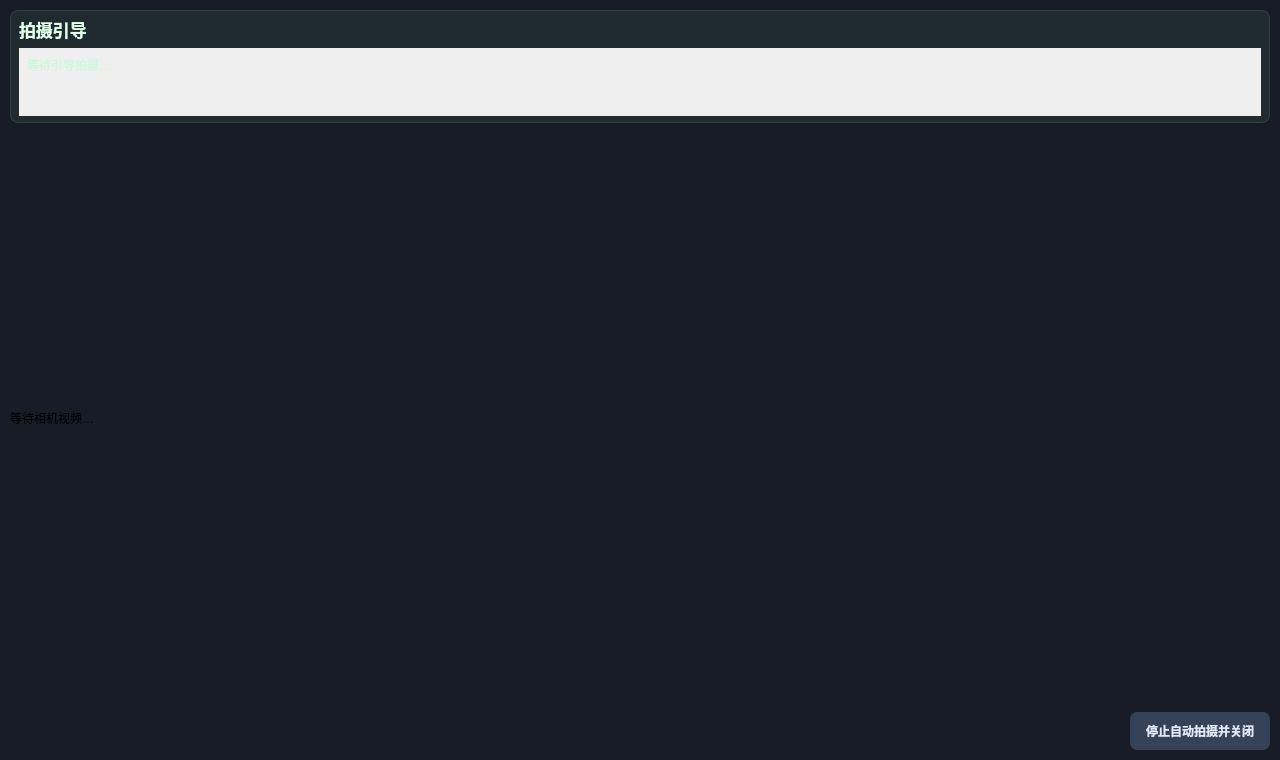
<?xml version="1.0" encoding="UTF-8"?>
<ui version="4.0">
 <class>GuidedCaptureDialog</class>
 <widget class="QDialog" name="GuidedCaptureDialog">
  <property name="geometry"><rect><x>0</x><y>0</y><width>1280</width><height>760</height></rect></property>
  <property name="minimumSize"><size><width>800</width><height>560</height></size></property>
  <property name="windowTitle"><string>自动标定 · 引导拍摄</string></property>
  <property name="styleSheet">
   <string notr="true">QDialog{background:#171c26;color:#e8edf7;}
danmucamera--ImageLabel#guide_live_view{background:#0e131b;border:1px solid #2c3545;border-radius:8px;color:#8c98ad;}
QFrame#guide_top_panel{background:#202b30;border:1px solid #34443d;border-radius:8px;}
QLabel#guide_status_label{color:#c8f9d8;background:transparent;padding:5px;}
QPushButton#stop_guide_button{min-height:38px;padding:0 16px;background:#354258;color:#e0e9f7;border:0;border-radius:7px;font-weight:600;}
QPushButton#stop_guide_button:hover{background:#44536e;}</string>
  </property>
  <property name="modal"><bool>false</bool></property>
  <layout class="QVBoxLayout" name="guide_root_layout">
   <property name="spacing"><number>10</number></property>
   <property name="leftMargin"><number>10</number></property>
   <property name="topMargin"><number>10</number></property>
   <property name="rightMargin"><number>10</number></property>
   <property name="bottomMargin"><number>10</number></property>
   <item>
    <widget class="QFrame" name="guide_top_panel">
     <property name="minimumSize"><size><width>0</width><height>105</height></size></property>
     <property name="maximumSize"><size><width>16777215</width><height>160</height></size></property>
     <layout class="QVBoxLayout" name="guide_top_layout">
      <property name="leftMargin"><number>8</number></property>
      <property name="topMargin"><number>6</number></property>
      <property name="rightMargin"><number>8</number></property>
      <property name="bottomMargin"><number>6</number></property>
      <item><widget class="QLabel" name="guide_panel_title"><property name="text"><string>拍摄引导</string></property><property name="styleSheet"><string notr="true">font-size:17px;font-weight:700;color:#e1ffea;</string></property></widget></item>
      <item>
       <widget class="QScrollArea" name="guide_status_scroll">
        <property name="widgetResizable"><bool>true</bool></property>
        <property name="frameShape"><enum>QFrame::NoFrame</enum></property>
        <widget class="QWidget" name="guide_status_container">
         <layout class="QVBoxLayout" name="guide_status_layout">
          <property name="leftMargin"><number>0</number></property>
          <property name="topMargin"><number>0</number></property>
          <property name="rightMargin"><number>0</number></property>
          <property name="bottomMargin"><number>0</number></property>
          <item><widget class="QLabel" name="guide_status_label"><property name="text"><string>等待引导拍摄…</string></property><property name="wordWrap"><bool>true</bool></property><property name="alignment"><set>Qt::AlignTop|Qt::AlignLeft</set></property></widget></item>
         </layout>
        </widget>
       </widget>
      </item>
     </layout>
    </widget>
   </item>
   <item>
    <widget class="danmucamera::ImageLabel" name="guide_live_view">
     <property name="sizePolicy"><sizepolicy hsizetype="Expanding" vsizetype="Expanding"><horstretch>1</horstretch><verstretch>1</verstretch></sizepolicy></property>
     <property name="minimumSize"><size><width>760</width><height>360</height></size></property>
     <property name="text"><string>等待相机视频…</string></property>
    </widget>
   </item>
   <item>
    <layout class="QHBoxLayout" name="guide_button_layout">
     <item><spacer name="guide_button_spacer"><property name="orientation"><enum>Qt::Horizontal</enum></property><property name="sizeHint" stdset="0"><size><width>40</width><height>20</height></size></property></spacer></item>
     <item><widget class="QPushButton" name="stop_guide_button"><property name="text"><string>停止自动拍摄并关闭</string></property></widget></item>
    </layout>
   </item>
  </layout>
 </widget>
 <customwidgets><customwidget><class>danmucamera::ImageLabel</class><extends>QLabel</extends><header>image_label.hpp</header></customwidget></customwidgets>
 <resources/>
 <connections/>
</ui>
